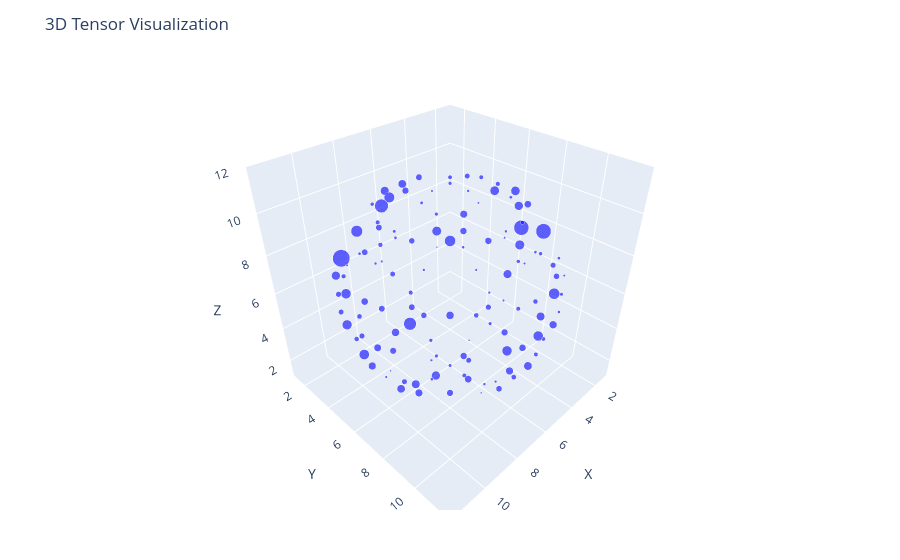

Notebook code for this chart:
### Markdown cell above
## Step 4: Visualization

It will help to see the tensor as a graphic we can visualize as 3D.  There are many visualization tools in Jupyter, but to pick just one we can use Plotly JS.  You may need to install PlotlyJS if you do not yet have it installed [see steps](#step-2-installing-dleto).

`plotTensor` returns a 3D scatter plot that you can manipulate with a mouse, rotate, zoom, and export as `png` format.  **Caution** With large dense tensors Plotly may take a long time to load or may fail to rotate or even display content.  For sparse tensors you may need to work with ranges around 100 x 100 x 100, and for dense tensors reduce that to 50 x 50 x 50, though specific ranges depend on your hardware and installations.

`plotTensor` also supports an optional second parameter with a threshold to drop points of a tensor that are too small to be seen.  This can speed up displays but may suppress some points.

### Code cell
plotTensor(sphere5)

### Figure 1 — Plotly figure (JSON) as saved in the notebook; plotly's stock layout.template omitted (floating-point values rounded to 4 significant figures)
{"data": [{"marker": {"color": "blue", "opacity": 0.6, "size": [4.11, 7.772, 3.924, 10.01, 4.917, 6.779, 14.54, 9.076, 9.138, 7.462, 5.6, 2, 3.986, 6.159, 7.648, 8.579, 11.37, 7.524, 8.766, 2.931, 2.124, 5.103, 7.152, 2.993, 8.828, 2.621, 2.807, 5.041, 9.324, 9.51, 5.91, 6.966, 3.055, 8.145, 2.807, 5.662, 5.6, 9.634, 4.793, 3.117, 2.869, 2, 11.43, 3.366, 6.221, 4.359, 11.62, 12.68, 3.614, 3.428, 8.207, 4.917, 3.552, 5.414, 7.09, 10.75, 5.228, 7.772, 6.407, 2.497, 11.19, 10.88, 6.345, 3.428, 8.517, 6.841, 2.869, 3.986, 6.159, 8.89, 11.5, 7.959, 7.152, 4.11, 20, 8.641, 10.01, 17.27, 5.786, 3.49, 4.172, 2.621, 2.124, 9.759, 3.676, 13.36, 2.497, 2.683, 17.64, 7.214, 6.283, 6.469, 7.71, 12.06, 4.297, 10.57, 3.552, 3.49, 3.179, 8.145, 6.097, 4.359, 2.745, 9.759, 7.276, 9.448, 9.883, 4.917, 15.66, 4.979, 5.103, 5.166, 3.738, 10.44, 6.717, 10.07, 12.68, 4.297, 3.179, 7.897, 6.034, 4.11, 2.683, 2.993]}, "mode": "markers", "type": "scatter3d", "x": [6, 5, 6, 7, 6, 5, 6, 7, 4, 8, 3, 9, 3, 9, 3, 9, 4, 8, 5, 6, 7, 5, 7, 2, 10, 2, 10, 2, 10, 5, 6, 7, 4, 8, 2, 10, 2, 10, 4, 8, 6, 3, 9, 2, 10, 1, 11, 2, 10, 3, 9, 6, 5, 6, 7, 3, 9, 2, 10, 1, 11, 1, 11, 1, 11, 2, 10, 3, 9, 5, 6, 7, 6, 3, 9, 2, 10, 1, 11, 2, 10, 3, 9, 6, 4, 8, 2, 10, 2, 10, 4, 8, 5, 6, 7, 2, 10, 2, 10, 2, 10, 5, 6, 7, 5, 6, 7, 4, 8, 3, 9, 3, 9, 3, 9, 4, 8, 5, 6, 7, 5, 6, 7, 6], "y": [5, 6, 6, 6, 7, 3, 3, 3, 4, 4, 5, 5, 6, 6, 7, 7, 8, 8, 9, 9, 9, 2, 2, 5, 5, 6, 6, 7, 7, 10, 10, 10, 2, 2, 4, 4, 8, 8, 10, 10, 1, 2, 2, 3, 3, 6, 6, 9, 9, 10, 10, 11, 1, 1, 1, 2, 2, 3, 3, 5, 5, 6, 6, 7, 7, 9, 9, 10, 10, 11, 11, 11, 1, 2, 2, 3, 3, 6, 6, 9, 9, 10, 10, 11, 2, 2, 4, 4, 8, 8, 10, 10, 2, 2, 2, 5, 5, 6, 6, 7, 7, 10, 10, 10, 3, 3, 3, 4, 4, 5, 5, 6, 6, 7, 7, 8, 8, 9, 9, 9, 6, 6, 6, 7], "z": [1, 1, 1, 1, 1, 2, 2, 2, 2, 2, 2, 2, 2, 2, 2, 2, 2, 2, 2, 2, 2, 3, 3, 3, 3, 3, 3, 3, 3, 3, 3, 3, 4, 4, 4, 4, 4, 4, 4, 4, 5, 5, 5, 5, 5, 5, 5, 5, 5, 5, 5, 5, 6, 6, 6, 6, 6, 6, 6, 6, 6, 6, 6, 6, 6, 6, 6, 6, 6, 6, 6, 6, 7, 7, 7, 7, 7, 7, 7, 7, 7, 7, 7, 7, 8, 8, 8, 8, 8, 8, 8, 8, 9, 9, 9, 9, 9, 9, 9, 9, 9, 9, 9, 9, 10, 10, 10, 10, 10, 10, 10, 10, 10, 10, 10, 10, 10, 10, 10, 10, 11, 11, 11, 11]}], "layout": {"margin": {"b": 50, "l": 50, "r": 50, "t": 60}, "scene": {"aspectmode": "cube", "xaxis": {"range": [1, 12], "title": "X"}, "yaxis": {"range": [1, 12], "title": "Y"}, "zaxis": {"range": [1, 12], "title": "Z"}}, "title": "3D Tensor Visualization"}}
